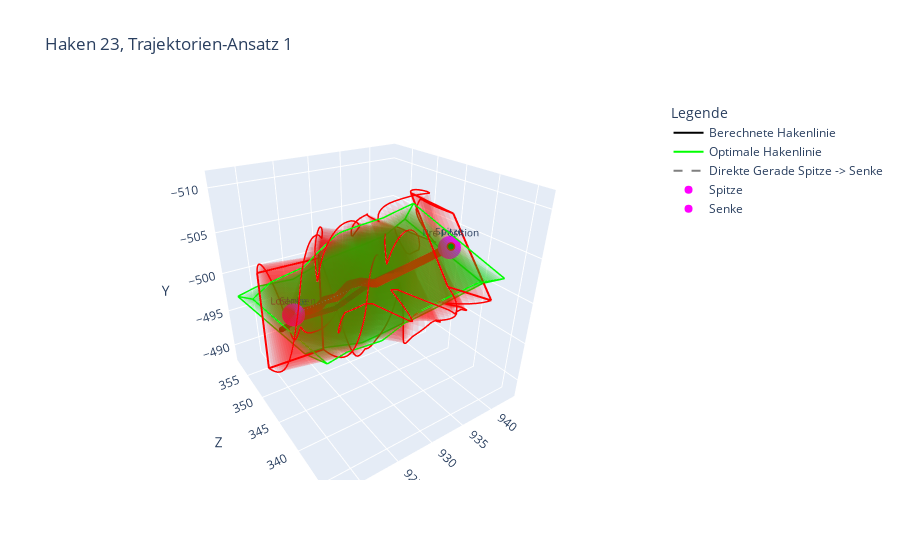
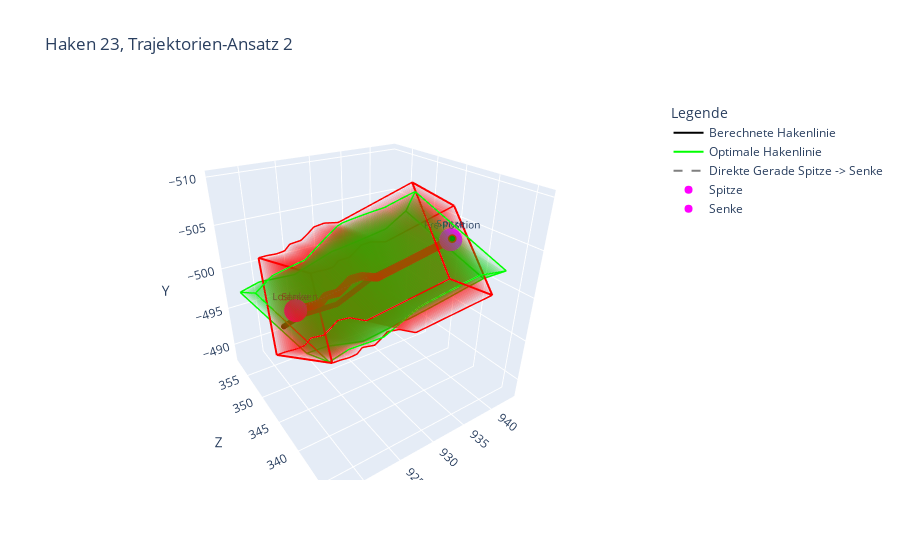
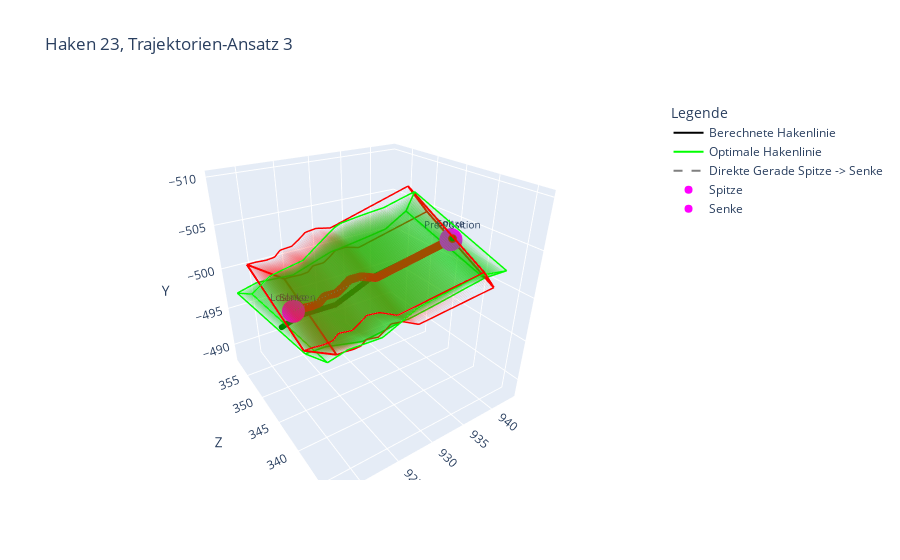
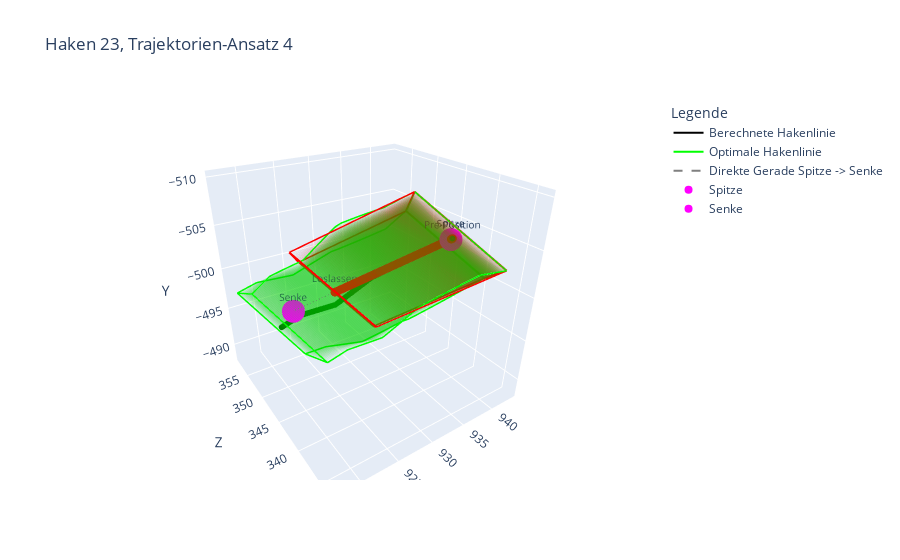

The cell these charts' notebook holds for them, in order:
### Code cell
visualize_rectangles_html(
    rectangles = rectangles_1,
    secondary_rectangles = rectangles_optim,
    secondary_legend_title = 'optimale Trajektorie',
    connect_points = (trajectory_1[1][0], trajectory_1[-1][0]),
    hook_num = hook_num,
    trajectory_process = 1,
    html_filename = '/home/mo/Thesis/Evaluation/Trajektorientests/traj1.html'
    )

visualize_rectangles_html(
    rectangles = rectangles_2,
    secondary_rectangles = rectangles_optim,
    secondary_legend_title = 'optimale Trajektorie',
    connect_points = (trajectory_1[1][0], trajectory_1[-1][0]),
    hook_num = hook_num,
    trajectory_process = 2,
    html_filename = '/home/mo/Thesis/Evaluation/Trajektorientests/traj2.html'
    )

visualize_rectangles_html(
    rectangles = rectangles_3,
    secondary_rectangles = rectangles_optim,
    secondary_legend_title = 'optimale Trajektorie',
    connect_points = (trajectory_1[1][0], trajectory_1[-1][0]),
    hook_num = hook_num,
    trajectory_process = 3,
    html_filename = '/home/mo/Thesis/Evaluation/Trajektorientests/traj3.html'
    )

visualize_rectangles_html(
    rectangles = rectangles_4,
    secondary_rectangles = rectangles_optim,
    secondary_legend_title = 'optimale Trajektorie',
    connect_points = (trajectory_1[1][0], trajectory_1[-1][0]),
    hook_num = hook_num,
    trajectory_process = 4,
    html_filename = '/home/mo/Thesis/Evaluation/Trajektorientests/traj4.html'
    )
